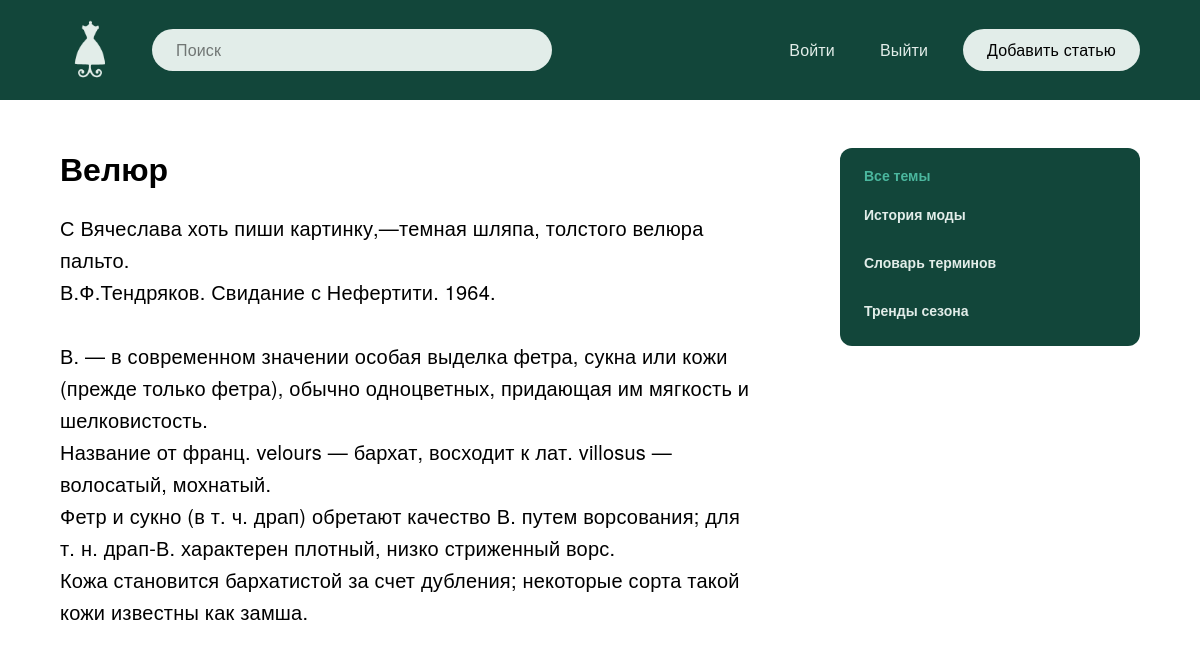
/post/velyur/, run on the app's committed database.
### blog/models.py (models this page shows, shortened)
class Blog(models.Model):
    title = models.CharField(max_length=255, verbose_name='Заглавие')
    slug = models.SlugField(max_length=255, unique=True, verbose_name='URL')
    content = models.TextField(blank=True, verbose_name='Контент')
    photo = models.ImageField(upload_to='photos/%Y/%m/%d/', blank=True, verbose_name='Лого темы')
    time_created = models.DateTimeField(auto_now_add=True, verbose_name='Дата публикации')
    time_update = models.DateTimeField(auto_now=True, verbose_name='Дата обновления')
    is_published = models.BooleanField(default=True, verbose_name='Опубликовано')
    topic = models.ForeignKey('Topic', on_delete=models.PROTECT, verbose_name='Тема')
    def __str__(self):
        return self.title
    class Meta:
        verbose_name = 'Пост'
        verbose_name_plural = 'Посты'
        ordering = ['-time_created']

class Topic(models.Model):
    name = models.CharField(max_length=200, verbose_name='Тема')
    slug = models.SlugField(max_length=200, unique=True, verbose_name='URL')
    def get_absolute_url(self):
        return reverse('top', kwargs={'top_slug': self.slug})
    class Meta:
        verbose_name = 'Тема'
        verbose_name_plural = 'Темы'

### blog/views.py (the view)
# urls.py: path('post/<slug:post_slug>/', ShowPost.as_view(), name='post'),
class ShowPost(DataMixin, DetailView):
    model = Blog
    template_name = 'blog/post.html'
    slug_url_kwarg = 'post_slug'
    context_object_name = 'post'
    def get_context_data(self, *, object_list=None, **kwargs):
        context = super().get_context_data(**kwargs)
        t_def = self.get_user_context(title=context['post'])
        return dict(list(context.items()) + list(t_def.items()))

### blog/utils.py (called while the page is built)
    def get_user_context(self, **kwargs):
        context = kwargs
        topics = Topic.objects.annotate(Count('blog'))
        context['topics'] = topics
        if 'topic_selected' not in context:
            context['topic_selected'] = 0
        return context

### blog/templates/blog/post.html
{% extends 'blog/base.html' %}
{% load static%}
{% block content %}
			  <div class="main__content">
				  <div class="page-article">
					  <div class="page-article__wrapper">
						  <h1>{{ post.title }}</h1>
						  {{ post.content|linebreaks }}
					  </div>
				  </div>
			  </div>
{% endblock %}

### blog/templates/blog/base.html (shortened to what this page needs)
<!doctype html>
{% load static %}
{% load blog_tags %}
<html lang="ru">
  <head>
    <link rel="stylesheet" href="{% static 'css/style.css' %}">
  </head>
  <body>
    {% include 'blog/navbar.html' %}
    <main class="main">
	<div class="container">
		<div class="main__wrapper">
        {% block content %}
        {% endblock %}
        <div class="sidebar">
          <div class="categories">
                  <ul class="categories__list">
                    {% if topic_selected == 0 %}
                      <li class="selected__item">Все темы</li>
                    {% else %}
                      <li class="categories__item"><a href="{% url 'index' %}">Все темы</a></li>
                    {% endif %}
                    {% for t in topics %}
                        {% if t.blog__count > 0 %}
                            {% if t.pk == topic_selected %}
                                <li class="selected__item">{{ t.name }}</li>
                            {% else %}
                                <li class="categories__item"><a href="{{ t.get_absolute_url }}">{{ t.name }}</a></li>
                            {% endif %}
                      {% endif %}
                    {% endfor%}
                  </ul>
            </div>
            </div>
        </div>
	</div>
</main>
</body>
</html>

### blog/static/css/style.css (style rules this page uses)
*, *::before, *::after { box-sizing: border-box; }
html, body { margin: 0; padding: 0; }
html { font-family: 'Helvetica Neue', 'Arial', sans-serif; font-style: normal; font-weight: 400; font-size: 16px; line-height: 24px; color: black; background-color: #FFFFFF; -webkit-font-smoothing: antialiased; -moz-osx-font-smoothing: grayscale; text-rendering: optimizeLegibility; }
body { width: 100%; height: 100%; background-color: white; }
a { color: black; text-decoration: none; }
.container { max-width: 1920px; margin: 0 auto; padding: 0 60px; }
.main__wrapper { position: relative; display: flex; gap: 80px; margin-top: 48px; margin-bottom: 48px; }
.main__content { width: calc(100% - 300px - 80px); }
.sidebar { width: 300px; }
.categories__list { display: grid; grid-template-columns: 1fr; gap: 12px; list-style: none; margin: 0; background-color: #12463A; padding: 12px 0; border-radius: 12px; }
.categories__item { margin-right: 28px; margin-bottom: 12px; }
.selected__item, .categories__item a { font-family: 'Helvetica Neue', 'Arial', sans-serif; font-weight: 700; font-size: 14px; line-height: 20px; padding: 5px 24px; }
.categories__item a { color: #E2EDE9; }
.selected__item { color: #4BB79E; }
.page-article__wrapper h1 { font-family: 'Helvetica Neue', 'Arial', sans-serif; font-weight: 700; font-size: 32px; line-height: 40px; color: #000000; margin: 0; margin-bottom: 24px; }
.page-article__wrapper p { font-family: 'Helvetica Neue', 'Arial', sans-serif; font-weight: 400; font-size: 20px; line-height: 32px; letter-spacing: 0.01em; color: #000000; margin: 0; margin-bottom: 32px; }

### data on the page
Blog: title "Велюр", content "С Вячеслава хоть пиши картинку,—темная шляпа, толстого велюра пальто. В.Ф.Тендряков. Свидание с Нефертити. 1964. В. — в современном значении особая выделка фетра, сукна или кожи (прежде только фетра), обычно одноцветных, придающая им мягкость и шелковистость. Название от франц. velours — бархат, восходит к лат. villosus — волосатый, мохнатый. Фетр и сукно (в т. ч. драп) обретают качество В. путем ворсования; для т. н. драп-В. характерен плотный, низко стриженный ворс. Кожа становится бархатистой за счет дубления; некоторые сорта такой кожи известны как замша."
Topic: name "История моды"
Topic: name "Словарь терминов"
Topic: name "Тренды сезона"
